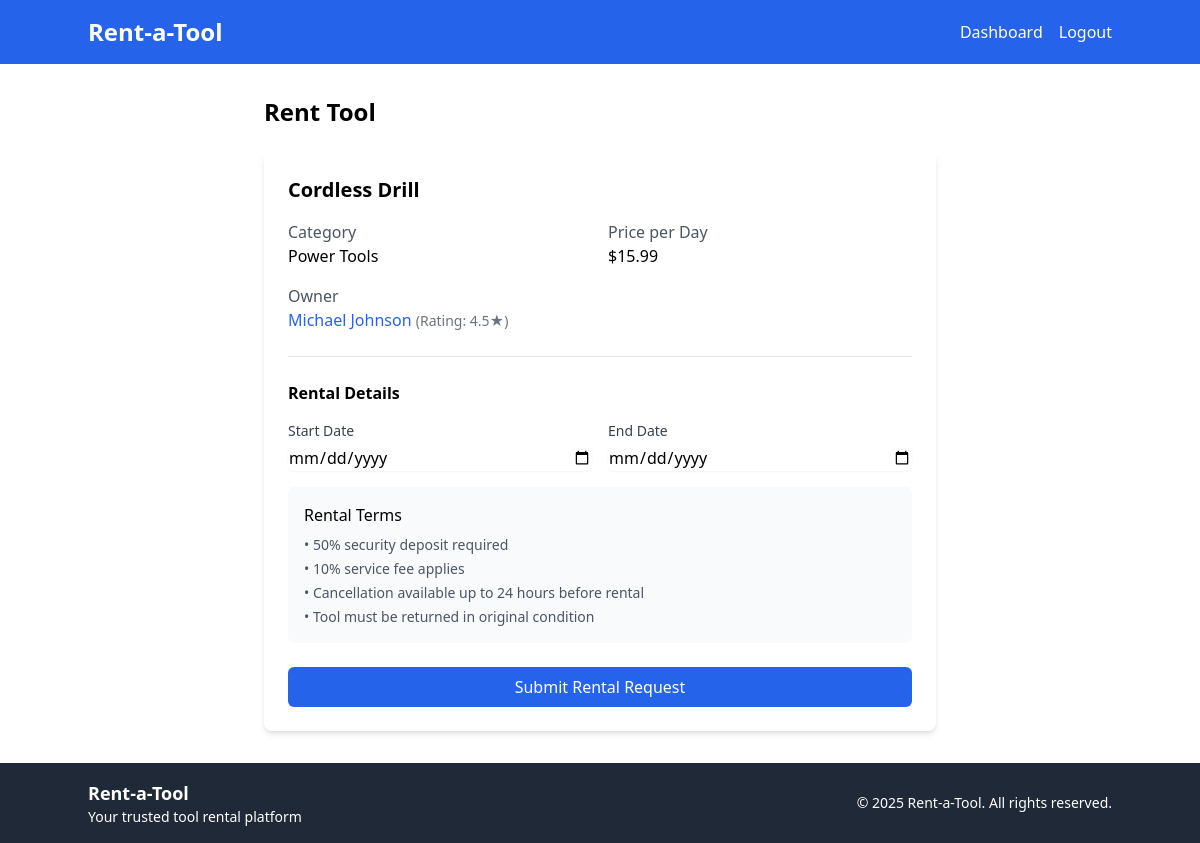
Screenshot of /dashboard/renter/rent_tool.php?tool_id=1 (signed in) with the database file from the repository.
### tables this page shows
CREATE TABLE `tool` (
  `ToolID` int(11) NOT NULL,
  `OwnerID` int(11) NOT NULL,
  `Name` varchar(100) NOT NULL,
  `Description` text DEFAULT NULL,
  `Images` text DEFAULT NULL,
  `PricePerDay` decimal(10,2) NOT NULL,
  `WeightedRating` float DEFAULT 0,
  `AvailabilityStatus` enum('Available','Rented','Unavailable') DEFAULT 'Available',
  `Category` enum('Hand Tools','Power Tools','Garden Tools','Electronics','Other') NOT NULL,
  `DateAdded` datetime DEFAULT current_timestamp(),
  `Location` varchar(255) DEFAULT NULL,
  `DeliveryOption` enum('Pickup Only','Delivery Available') NOT NULL DEFAULT 'Pickup Only',
  `DeliveryPrice` decimal(10,2) DEFAULT 0.00
);

CREATE TABLE `user` (
  `UserID` int(11) NOT NULL,
  `FirstName` varchar(50) NOT NULL,
  `LastName` varchar(50) NOT NULL,
  `PhoneNumber` varchar(15) DEFAULT NULL,
  `ProfilePhoto` text DEFAULT NULL,
  `IdentificationDocument` text DEFAULT NULL,
  `ProofOfAddress` text DEFAULT NULL,
  `Email` varchar(100) NOT NULL,
  `Password` varchar(255) NOT NULL,
  `UserType` enum('Owner','Renter','Admin') NOT NULL,
  `ReputationScore` float DEFAULT 0,
  `ReviewCount` int(11) DEFAULT 0,
  `RegistrationDate` datetime DEFAULT current_timestamp(),
  `CreatedAt` datetime DEFAULT current_timestamp(),
  `AvgRatingGiven` float DEFAULT 3,
  `ReviewsReceivedCount` int(11) NOT NULL DEFAULT 0
);

### dashboard/renter/rent_tool.php (the view, shortened to what this page needs)
<?php
require_once '../../includes/db_connection.php';
require_once '../../includes/header.php';
$stmt = $pdo->prepare("
    SELECT t.*, u.FirstName, u.LastName, u.ReputationScore
    FROM Tool t
    JOIN User u ON t.OwnerID = u.UserID
    WHERE t.ToolID = :toolID AND t.AvailabilityStatus = 'Available'
");
$stmt->execute(['toolID' => $_GET['tool_id']]);
$tool = $stmt->fetch(PDO::FETCH_ASSOC);
?>
<div class="container mx-auto my-8">
    <div class="max-w-2xl mx-auto">
        <h2 class="text-2xl font-bold mb-6">Rent Tool</h2>
        <div class="bg-white rounded-lg shadow-md overflow-hidden">
            <div class="p-6">
                <h3 class="text-xl font-semibold mb-4"><?php echo htmlspecialchars($tool['Name']); ?></h3>
                <div class="grid grid-cols-2 gap-4 mb-6">
                    <div>
                        <p class="text-gray-600">Category</p>
                        <p class="font-medium"><?php echo htmlspecialchars($tool['Category']); ?></p>
                    </div>
                    <div>
                        <p class="text-gray-600">Price per Day</p>
                        <p class="font-medium">$<?php echo number_format($tool['PricePerDay'], 2); ?></p>
                    </div>
                    <div>
                        <p class="text-gray-600">Owner</p>
                        <p class="font-medium">
                            <a href="<?php echo BASE_URL; ?>dashboard/user_profile.php?user_id=<?php echo $tool['OwnerID']; ?>" class="text-blue-600 hover:underline">
                                <?php echo htmlspecialchars($tool['FirstName'] . ' ' . $tool['LastName']); ?>
                            </a>
                            <span class="text-sm text-gray-500">
                                (Rating: <?php echo number_format($tool['ReputationScore'], 1); ?>★)
                            </span>
                        </p>
                    </div>
                </div>
                <div class="border-t pt-6">
                    <h4 class="font-semibold mb-4">Rental Details</h4>
                    <form method="POST" action="" onsubmit="return validateRentalForm(this)">
                        <div class="grid grid-cols-2 gap-4 mb-4">
                            <div>
                                <label class="block text-sm font-medium text-gray-700">Start Date</label>
                                <input type="date" name="start_date" required
                                    min="<?php echo date('Y-m-d'); ?>"
                                    class="mt-1 block w-full rounded-md border-gray-300 shadow-sm focus:border-blue-500 focus:ring focus:ring-blue-200">
                            </div>
                            <div>
                                <label class="block text-sm font-medium text-gray-700">End Date</label>
                                <input type="date" name="end_date" required
                                    min="<?php echo date('Y-m-d'); ?>"
                                    class="mt-1 block w-full rounded-md border-gray-300 shadow-sm focus:border-blue-500 focus:ring focus:ring-blue-200">
                            </div>
                        </div>
                        <div class="bg-gray-50 p-4 rounded-md mb-6">
                            <h5 class="font-medium mb-2">Rental Terms</h5>
                            <ul class="text-sm text-gray-600 space-y-1">
                                <li>• 50% security deposit required</li>
                                <li>• 10% service fee applies</li>
                                <li>• Cancellation available up to 24 hours before rental</li>
                                <li>• Tool must be returned in original condition</li>
                            </ul>
                        </div>
                        <button type="submit"
                            class="w-full bg-blue-600 text-white py-2 px-4 rounded-md hover:bg-blue-700 focus:outline-none focus:ring-2 focus:ring-blue-500 focus:ring-offset-2">
                            Submit Rental Request
                        </button>
                    </form>
                </div>
            </div>
        </div>
    </div>
</div>
<?php require_once '../../includes/footer.php'; ?>

### rows the page displays
tool: Name "Cordless Drill", Category "Power Tools", PricePerDay "15.99", OwnerID.LastName "Michael Johnson", OwnerID.ReputationScore "4.5"
